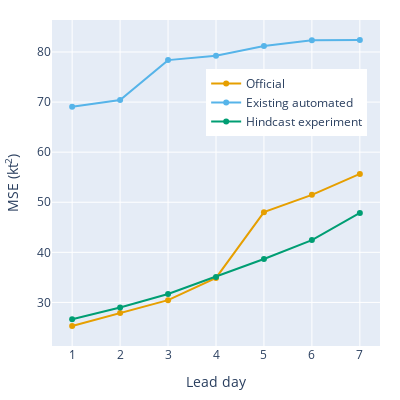

The cell this chart's notebook holds for it:
### Code cell
official_line_colour = "rgba(230,159,0,1)"
autofcst_line_colour = "rgba(86,180,233,1)"
hindcast_line_colour = "#009E73"

figure = go.Figure()
figure.add_trace(
    go.Scatter(
        x=official_peaks_mse.lead_day,
        y=official_peaks_mse.values,
        line=dict(color=official_line_colour),
        name="Official",
    )
)
figure.add_trace(
    go.Scatter(
        x=autofcst_peaks_mse.lead_day,
        y=autofcst_peaks_mse.values,
        line=dict(color=autofcst_line_colour),
        name="Existing automated",
    )
)
figure.add_trace(
    go.Scatter(
        x=hindcast_peaks_mse.lead_day,
        y=hindcast_peaks_mse.values,
        line=dict(color=hindcast_line_colour),
        name="Hindcast experiment",
    )
)

figure.update_layout(
    legend=dict(x=0.47, y=0.85),
    height=400,
    width=400,
    margin=go.layout.Margin(
        l=20,  # left margin
        r=20,  # right margin
        b=20,  # bottom margin
        t=20,  # top margin
    ),
)
figure.update_yaxes(title_text="MSE (kt<sup>2</sup>)")
figure.update_xaxes(title_text="Lead day", tickmode="linear", tick0=0, dtick=1)

### Figure 1 — Plotly figure (JSON) as saved in the notebook; plotly's stock layout.template omitted (floating-point values rounded to 4 significant figures)
{"data": [{"line": {"color": "rgba(230,159,0,1)"}, "name": "Official", "type": "scatter", "x": [1, 2, 3, 4, 5, 6, 7], "y": [25.3, 27.89, 30.45, 34.89, 48.02, 51.49, 55.66]}, {"line": {"color": "rgba(86,180,233,1)"}, "name": "Existing automated", "type": "scatter", "x": [1, 2, 3, 4, 5, 6, 7], "y": [69.06, 70.41, 78.38, 79.26, 81.21, 82.33, 82.39]}, {"line": {"color": "#009E73"}, "name": "Hindcast experiment", "type": "scatter", "x": [1, 2, 3, 4, 5, 6, 7], "y": [26.65, 28.99, 31.68, 35.09, 38.67, 42.45, 47.86]}], "layout": {"height": 400, "legend": {"x": 0.47, "y": 0.85}, "margin": {"b": 20, "l": 20, "r": 20, "t": 20}, "width": 400, "xaxis": {"dtick": 1, "tick0": 0, "tickmode": "linear", "title": {"text": "Lead day"}}, "yaxis": {"title": {"text": "MSE (kt<sup>2</sup>)"}}}}
